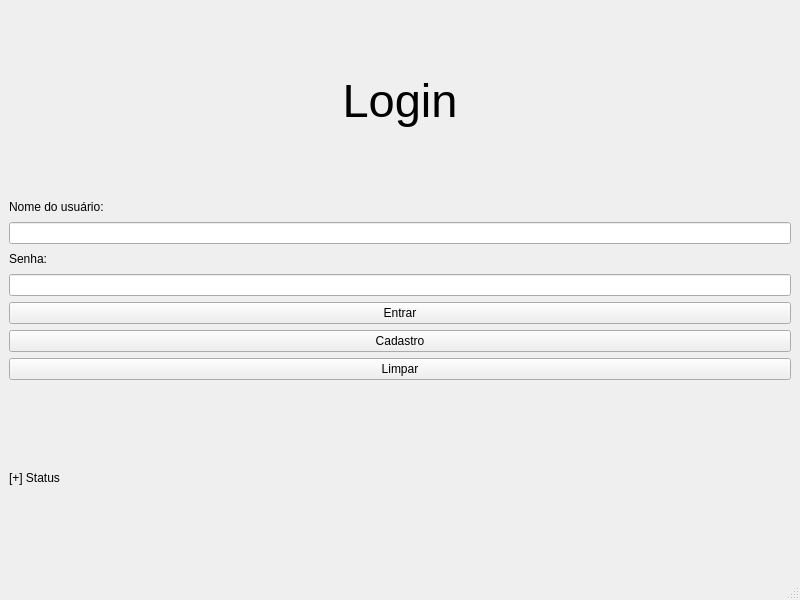
<?xml version="1.0" encoding="UTF-8"?>
<ui version="4.0">
 <class>JanelaLogin</class>
 <widget class="QMainWindow" name="JanelaLogin">
  <property name="geometry">
   <rect>
    <x>0</x>
    <y>0</y>
    <width>800</width>
    <height>600</height>
   </rect>
  </property>
  <property name="minimumSize">
   <size>
    <width>0</width>
    <height>600</height>
   </size>
  </property>
  <property name="windowTitle">
   <string>JanelaLogin</string>
  </property>
  <widget class="QWidget" name="centralwidget">
   <layout class="QVBoxLayout" name="verticalLayout_5">
    <item>
     <widget class="QLabel" name="label_4">
      <property name="font">
       <font>
        <pointsize>35</pointsize>
       </font>
      </property>
      <property name="text">
       <string>Login</string>
      </property>
      <property name="alignment">
       <set>Qt::AlignCenter</set>
      </property>
     </widget>
    </item>
    <item>
     <layout class="QVBoxLayout" name="verticalLayout_4">
      <item>
       <layout class="QVBoxLayout" name="verticalLayout">
        <item>
         <widget class="QLabel" name="label_2">
          <property name="text">
           <string>Nome do usuário:</string>
          </property>
         </widget>
        </item>
        <item>
         <widget class="QLineEdit" name="textUSer"/>
        </item>
       </layout>
      </item>
      <item>
       <layout class="QVBoxLayout" name="verticalLayout_2">
        <item>
         <widget class="QLabel" name="label_3">
          <property name="text">
           <string>Senha:</string>
          </property>
         </widget>
        </item>
        <item>
         <widget class="QLineEdit" name="textPass">
          <property name="echoMode">
           <enum>QLineEdit::Password</enum>
          </property>
         </widget>
        </item>
       </layout>
      </item>
      <item>
       <layout class="QVBoxLayout" name="verticalLayout_3">
        <item>
         <widget class="QPushButton" name="btn_login">
          <property name="text">
           <string>Entrar</string>
          </property>
         </widget>
        </item>
        <item>
         <widget class="QPushButton" name="pushButton">
          <property name="text">
           <string>Cadastro</string>
          </property>
         </widget>
        </item>
        <item>
         <widget class="QPushButton" name="btn_limpar">
          <property name="text">
           <string>Limpar</string>
          </property>
         </widget>
        </item>
       </layout>
      </item>
     </layout>
    </item>
    <item>
     <widget class="QLabel" name="label">
      <property name="text">
       <string>[+] Status</string>
      </property>
     </widget>
    </item>
   </layout>
  </widget>
  <widget class="QStatusBar" name="statusbar"/>
 </widget>
 <resources/>
 <connections/>
</ui>
